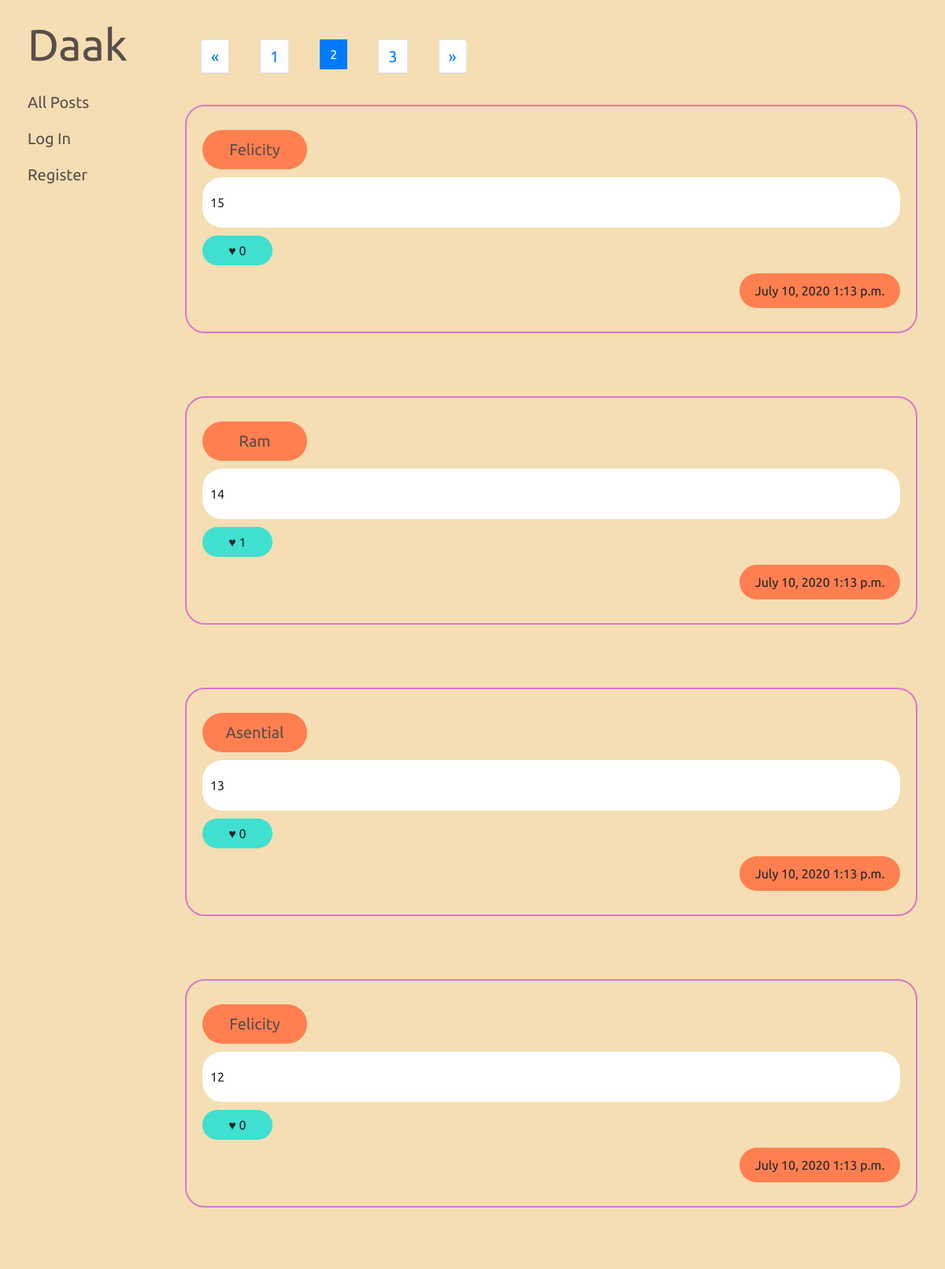
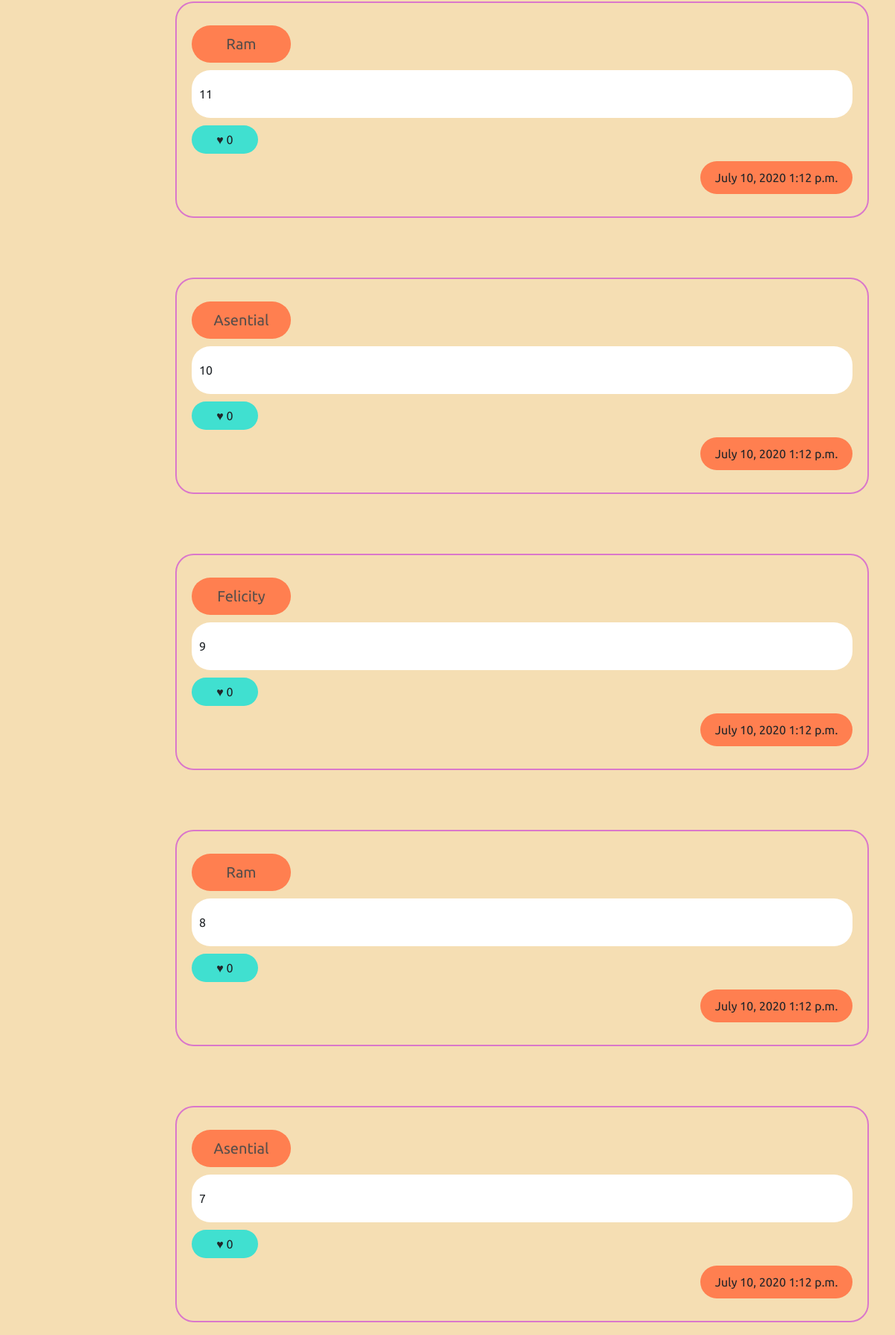
Screenshot of /?page=2 (upper part) with the database file from the repository (2 pictures, top to bottom).
### network/models.py (models this page shows, shortened)
class Post(models.Model):
    user = models.ForeignKey(User, on_delete=models.CASCADE)
    content = models.TextField(max_length=400)
    likes = models.IntegerField(default=0)
    date = models.DateField(auto_now=False, auto_now_add=True)
    time = models.TimeField(auto_now=False, auto_now_add=True)

class User(AbstractUser):
    pass

### network/views.py (the view, shortened to what this page needs)
# urls.py: path("", views.index, name="index"),
def index(request):
    post_list = Post.objects.all().order_by('-id')
    page = request.GET.get('page', 1)
    paginator = Paginator(post_list, 10)
    try:
        posts = paginator.page(page)
    except PageNotAnInteger:
        posts = paginator.page(1)
    except EmptyPage:
        posts = paginator.page(paginator.num_pages)
    return render(request, "network/index.html", {
        "posts": posts,
    })

### network/templates/network/index.html (shortened to what this page needs)
{% extends "network/layout.html" %}
{% block body %}
{% if posts.has_other_pages %}
<nav aria-label="Page navigation example" style="margin: 20px 0px; padding: 20px 0;">
    <ul class="pagination">
        {% if posts.has_previous %}
            <li class="page-item"><a class="page-link" href="?page={{ posts.previous_page_number }}">&laquo;</a></li>
        {% else %}
            <li class="disabled page-item"><span class="page-link">&laquo;</span></li>
        {% endif %}
        {% for i in posts.paginator.page_range %}
            {% if posts.number == i %}
                <li class="active page-item"><span class="page-link">{{ i }} <span class="sr-only">(current)</span></span></li>
            {% else %}
                <li class="page-item"><a class="page-link" href="?page={{ i }}">{{ i }}</a></li>
            {% endif %}
        {% endfor %}
        {% if posts.has_next %}
            <li class="page-item"><a class="page-link" href="?page={{ posts.next_page_number }}">&raquo;</a></li>
        {% else %}
            <li class="disabled page-item"><span class="page-link">&raquo;</span></li>
        {% endif %}
    </ul>
    </nav>
{% endif %}
{% if user.is_authenticated %}
    {% for post in posts %}
    <div class="post">
        <f class="row">
            <div class="user col-3" style="max-width: 15%; flex: 0 0 15%;"><a href="{% url 'profile' post.user %}">{{post.user}}</a></div>
            <div class="col-6" style="max-width: 75%; flex: 0 0 75%;"></div>
            {% if post.user == request.user %}
                    <button class="edit btn col-3" style="max-width: 10%; flex: 0 0 10%" id="{{post.id}}" >Edit</button>
            {% endif %}
        </f>
        <div name={{post.id}} class="content">{{post.content}}</div>
        {% if post in liked %}
                <button class="btn like-btn dislike" num={{post.likes}} id="{{post.id}}">&hearts; {{post.likes}}</button>
        {% else %}
                <button class="btn like-btn like" num={{post.likes}} id="{{post.id}}">&hearts; {{post.likes}}</button>
        {% endif %}
        <f class="row">
            <div class="col-10" style="max-width: 77%; flex: 0 0 77%;"></div>
            <div class="timestamp col-2" style="max-width: 23%; flex: 0 0 23%;">{{post.date}} {{post.time}}</div>
        </f>
    </div>
    {% endfor %}
{% else %}
    {% for post in posts %}
        <div class="post">
            <f class="row">
            <div class="user col-3" style="max-width: 15%; flex: 0 0 15%;"><a href="{% url 'profile' post.user %}">{{post.user}}</a></div>
            <div class="col-6" style="max-width: 85%; flex: 0 0 85%;"></div>
            </f>
            <div class="content">{{post.content}}</div>
            <div class="btn like-btn">&hearts; {{post.likes}}</div>
            <f class="row">
                <div class="col-10" style="max-width: 77%; flex: 0 0 77%;"></div>
                <div class="timestamp col-2" style="max-width: 23%; flex: 0 0 23%;">{{post.date}} {{post.time}}</div>
            </f>
        </div>
    {% endfor %}
{% endif %}
{% endblock %}

### network/static/network/styles.css (style rules this page uses)
body { background-color: wheat; }
.post > div, .post > f > div { border-radius: 25px; }
.post { border: solid 2px #da77cb; border-radius: 25px; margin: 20px 20px; padding: 20px 20px; margin-bottom: 80px; display: flex; flex-direction: column; }
.like-btn { margin-top: 10px; border-radius: 25px; background-color: turquoise; width: 10%; }
.user { background-color: coral; width: fit-content; display: inline-block; text-align: center; }
.content { padding: 20px 10px; background-color: white; }
.timestamp { background-color: coral; text-align: center; width: 25%; }
.pagination { padding-left: 20px; }
.row { margin: 10px 0; }
.user, .likes, .timestamp { padding: 10px 10px; }

### network/static/network/underline.css (style rules this page uses)
body { font-family: 'Ubuntu', sans-serif; }
ul { list-style-type: none; margin: 0; text-align: left; }
ul li { display: inline-block; margin: 0 20px; }
a { font-size: 20px; color: #584e4a; position: relative; text-decoration: none; padding-bottom: 8px; }
a:before, a:after { content: ''; position: absolute; bottom: 8px; left: 0; right: 0; height: 2px; background-color: #ea93a6; }
a:before { opacity: 0; transform: translateY(- 8px); transition: transform 0s cubic-bezier(0.175, 0.885, 0.32, 1.275), opacity 0s; }
a:after { opacity: 0; transform: translateY(4px); transition: transform 0.2s cubic-bezier(0.175, 0.885, 0.32, 1.275), opacity 0.2s; }

### rows the page displays
Post: user "Felicity", content "15", likes "0", date "July 10, 2020", time "1:13 p.m."
Post: user "Ram", content "14", likes "1", date "July 10, 2020", time "1:13 p.m."
Post: user "Asential", content "13", likes "0", date "July 10, 2020", time "1:13 p.m."
Post: user "Felicity", content "12", likes "0", date "July 10, 2020", time "1:13 p.m."
Post: user "Ram", content "11", likes "0", date "July 10, 2020", time "1:12 p.m."
Post: user "Asential", content "10", likes "0", date "July 10, 2020", time "1:12 p.m."
Post: user "Felicity", content "9", likes "0", date "July 10, 2020", time "1:12 p.m."
Post: user "Ram", content "8", likes "0", date "July 10, 2020", time "1:12 p.m."
Post: user "Asential", content "7", likes "0", date "July 10, 2020", time "1:12 p.m."

### other values shown
{{ i }} "1" "3"
{{ i }} "2"
